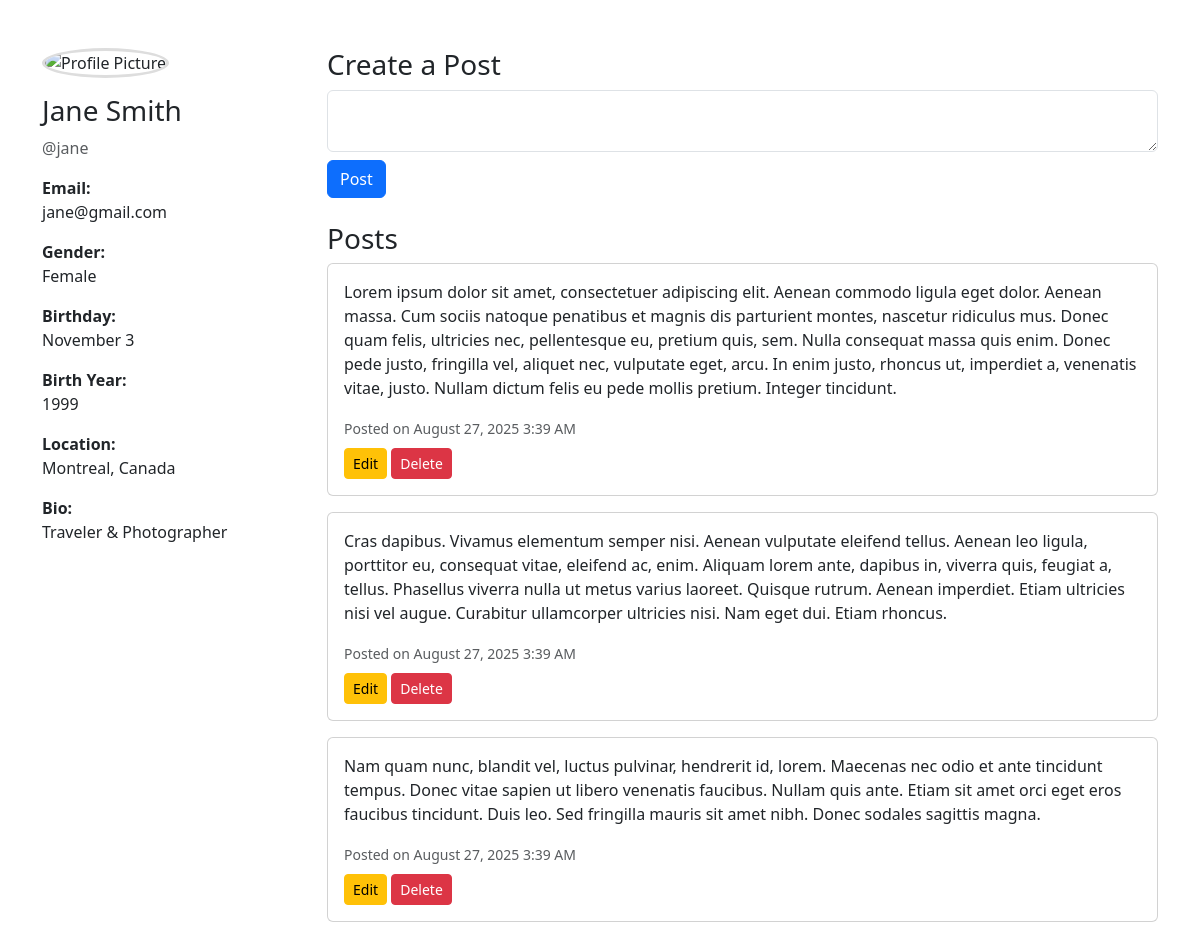
The page / on the database its author committed.
### tables this page shows
CREATE TABLE users (
    id INT AUTO_INCREMENT PRIMARY KEY,
    first_name VARCHAR(255) NOT NULL,
    last_name VARCHAR(255) NOT NULL,
    username VARCHAR(100) NOT NULL,
    email VARCHAR(100) NOT NULL,
    password VARCHAR(255) NOT NULL,
    gender ENUM('male', 'female') NOT NULL,
    birth_date DATE NOT NULL,
    location VARCHAR(100) NULL,
    bio TEXT NULL,
    profile_pic VARCHAR(255) NULL,
    created_at TIMESTAMP DEFAULT CURRENT_TIMESTAMP
);

CREATE TABLE posts (
    id INT AUTO_INCREMENT PRIMARY KEY,
    user_id INT NOT NULL,
    content TEXT NOT NULL,
    created_at TIMESTAMP DEFAULT CURRENT_TIMESTAMP,
    updated_at TIMESTAMP NULL,
    FOREIGN KEY (user_id) REFERENCES users(id) ON DELETE CASCADE
);

### src/controller/ProfileController.php (called while the page is built, shortened)
<?php
require_once __DIR__ . '/../model/User.php';
require_once __DIR__ . '/../model/Post.php';
class ProfileController{
    private $user;
    private $post;
    public function __construct() {
        $pdo = require __DIR__ . '/../../config/db.php';
        $this->user = new User($pdo);
        $this->post = new Post($pdo);
    }
    public function index(){
        $id=2;
        $user = $this->user->getUserById($id);
        $posts = $this->post->getPostsByUserId($id);
        include __DIR__.'/../view/posts/index.php';
    }
}
?>

### src/model/User.php (called while the page is built, shortened)
<?php
    class User{
        private $pdo;
        public function __construct($pdo){
            $this->pdo = $pdo;
        }
        public function getUserById($id){
            $stmt = $this->pdo->prepare("SELECT * FROM users where id=?");
            $stmt-> execute([$id]);
            return $stmt->fetch();
        }
    }
?>

### src/model/Post.php (called while the page is built, shortened)
<?php
    class Post{
        private $pdo;
        public function __construct($pdo){
            $this->pdo = $pdo;
        }
        public function getPostsByUserId($user_id){
            $stmt = $this->pdo->prepare("SELECT * FROM posts where user_id=? ORDER BY created_at DESC");
            $stmt-> execute([$user_id]);
            return $stmt->fetchAll();
        }
    }
?>

### src/view/posts/index.php (the view, shortened to what this page needs)
<?php include __DIR__.'/../layouts/header.php'; ?>
<div class="row">
    <?php include __DIR__.'/../layouts/profile-sidebar.php'; ?>
    <div class="col-md-9">
        <h3>Create a Post</h3>
        <form method="POST" action="index.php?action=create&user_id=<?= $user['id'] ?>" class="mb-4">
            <textarea name="content" class="form-control mb-2" required></textarea>
            <button type="submit" value="Submit" class="btn btn-primary">Post</button>
        </form>
        <h3>Posts</h3>
        <?php if ($posts): ?>
            <?php foreach ($posts as $post): ?>
                <div class="card mb-3">
                    <div class="card-body">
                        <p><?= nl2br(htmlspecialchars($post['content'])) ?></p>
                        <small class="text-muted">
                            Posted on <?= date("F j, Y g:i A", strtotime($post['created_at'])) ?>
                        </small>
                        <br>
                        <a href="index.php?action=edit&user_id=<?= $user['id'] ?>&post_id=<?= $post['id'] ?>" class="btn btn-sm btn-warning mt-2">Edit</a>
                        <form method="POST" action="index.php?action=delete" style="display:inline;">
                            <button type="submit" class="btn btn-sm btn-danger mt-2"
                                    onclick="return confirm('Are you sure you want to delete this post?');">
                                Delete
                            </button>
                        </form>
                    </div>
                </div>
            <?php endforeach; ?>
        <?php else: ?>
            <p>No posts yet.</p>
        <?php endif; ?>
    </div>
</div>
 <?php include __DIR__.'/../layouts/footer.php'; ?>

### public/index.php (shortened to what this page needs)
<?php
require_once __DIR__  . '/../src/controller/ProfileController.php';
$action= $_GET['action'] ?? 'index';
$controller = new ProfileController();
switch($action){
    default:
        $controller-> index();
        break;
    }
?>

### src/view/layouts/header.php (shortened to what this page needs)
<!DOCTYPE html>
<html lang="en">
<head>
        <link rel="stylesheet" href="https://cdn.jsdelivr.net/npm/bootstrap@5.3.3/dist/css/bootstrap.min.css">
</head>
<body>
    <div class="container mt-5">

### src/view/layouts/profile-sidebar.php
<div class="col-md-3">
    <img src="<?= $user['profile_pic'] ? htmlspecialchars($user['profile_pic']) : '' ?>"
            alt="Profile Picture"
            class="profile-pic mb-3">
    <h3><?= htmlspecialchars($user['first_name'] . ' ' . $user['last_name']) ?></h3>
    <p class="text-muted">@<?= htmlspecialchars($user['username']) ?></p>
    <p><strong>Email:</strong><br><?= htmlspecialchars($user['email']) ?></p>
    <p><strong>Gender:</strong><br><?= htmlspecialchars(ucfirst($user['gender'])) ?></p>
    <?php if ($user['birth_date']): ?>
        <p><strong>Birthday:</strong><br><?= date('F j', strtotime($user['birth_date'])) ?></p>
        <p><strong>Birth Year:</strong><br><?= date('Y', strtotime($user['birth_date'])) ?></p>
    <?php else: ?>
        <p><strong>Birth Date:</strong> -</p>
    <?php endif; ?>
    <p><strong>Location:</strong><br><?= htmlspecialchars($user['location']) ?></p>
    <p><strong>Bio:</strong><br><?= nl2br(htmlspecialchars($user['bio'])) ?></p>
</div>

### src/view/layouts/footer.php (shortened to what this page needs)
    </div>
</body>
</html>

### src/view/layouts/header.php (style rules this page uses)
.profile-pic { width: 150px; height: 150px; object-fit: cover; border-radius: 50%; border: 3px solid #ddd; }

### rows shown on the page
users: first_name+last_name "Jane Smith", username "jane", email "jane@gmail.com", gender "Female", birth_date "November 3", birth_date "1999", location "Montreal, Canada", bio "Traveler & Photographer"
posts: content "Lorem ipsum dolor sit amet, consectetuer adipiscing elit. Aenean commodo ligula eget dolor. Aenean massa. Cum sociis natoque penatibus et magnis dis parturient montes, nascetur ridiculus mus. Donec quam felis, ultricies nec, pellentesque eu, pretium quis, sem. Nulla consequat massa quis enim. Donec pede justo, fringilla vel, aliquet nec, vulputate eget, arcu. In enim justo, rhoncus ut, imperdiet a, venenatis vitae, justo. Nullam dictum felis eu pede mollis pretium. Integer tincidunt.", created_at "August 27, 2025 3:39 AM"
posts: content "Cras dapibus. Vivamus elementum semper nisi. Aenean vulputate eleifend tellus. Aenean leo ligula, porttitor eu, consequat vitae, eleifend ac, enim. Aliquam lorem ante, dapibus in, viverra quis, feugiat a, tellus. Phasellus viverra nulla ut metus varius laoreet. Quisque rutrum. Aenean imperdiet. Etiam ultricies nisi vel augue. Curabitur ullamcorper ultricies nisi. Nam eget dui. Etiam rhoncus.", created_at "August 27, 2025 3:39 AM"
posts: content "Nam quam nunc, blandit vel, luctus pulvinar, hendrerit id, lorem. Maecenas nec odio et ante tincidunt tempus. Donec vitae sapien ut libero venenatis faucibus. Nullam quis ante. Etiam sit amet orci eget eros faucibus tincidunt. Duis leo. Sed fringilla mauris sit amet nibh. Donec sodales sagittis magna.", created_at "August 27, 2025 3:39 AM"
